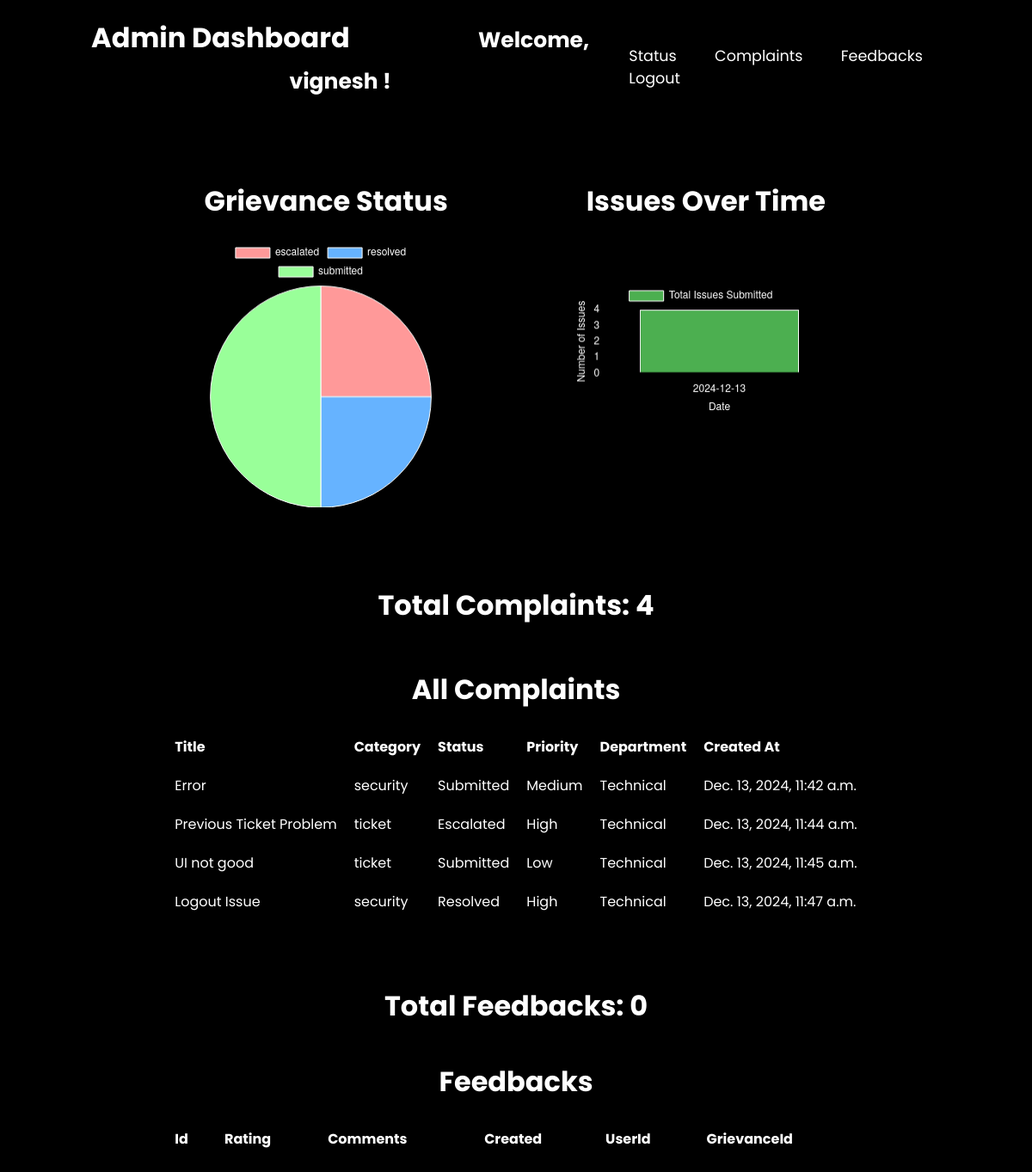
/admin_dashboard/ (signed in), run on an earlier commit of the app's database.
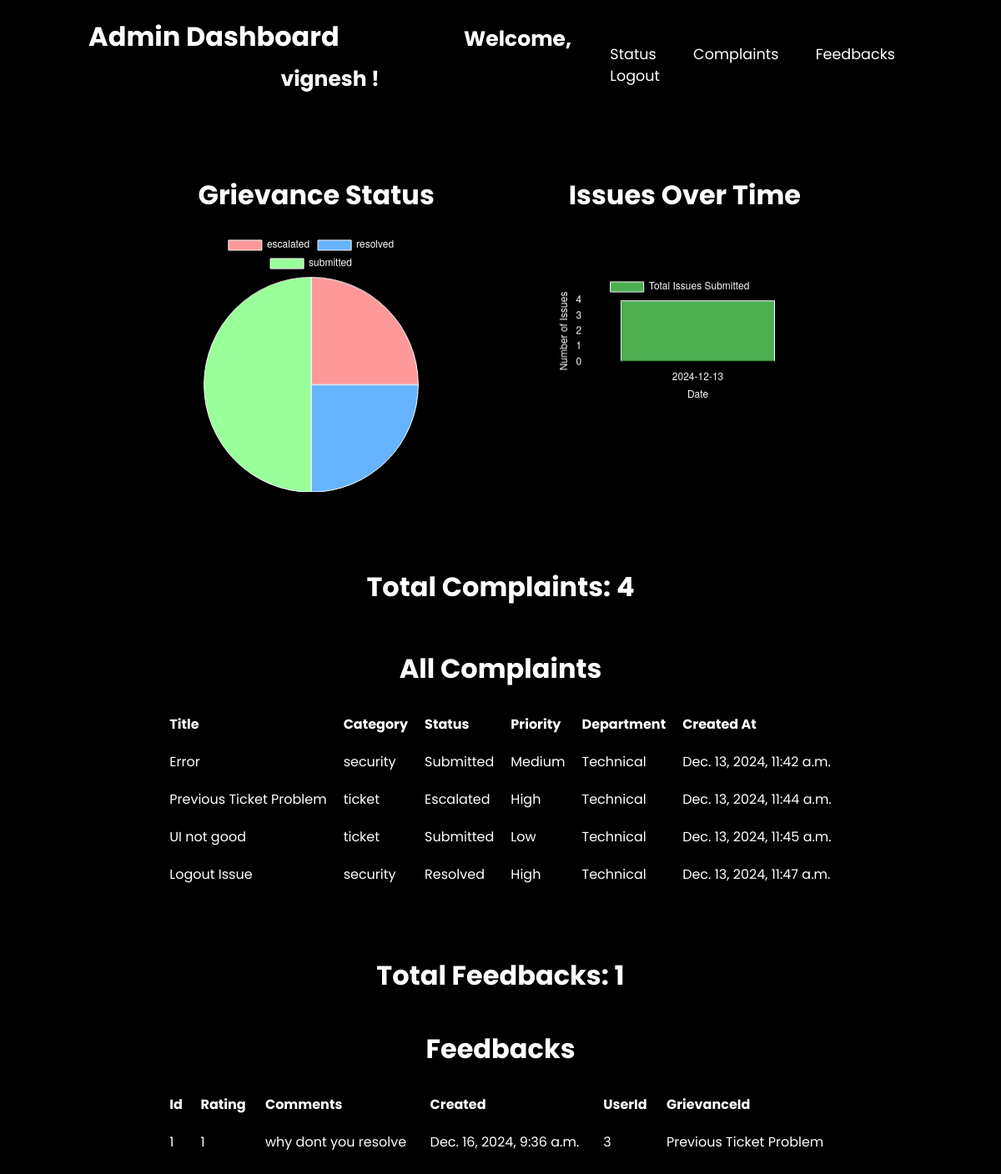
And on a later commit of the database.
### myapp/models.py (models this page shows, shortened)
class User(AbstractUser):
    ROLE_CHOICES = [
        ('admin', 'Admin'),
        ('user', 'User'),
        ('staff', 'Staff'),
    ]
    name = models.CharField(max_length=100)
    email = models.EmailField(unique=True)
    phone = models.CharField(max_length=15, unique=True)
    is_active = models.BooleanField(default=True)
    is_staff = models.BooleanField(default=False)
    is_superuser = models.BooleanField(default=False)
    is_admin = models.BooleanField(default=False)
    role = models.CharField(max_length=50, default='user')
    department = models.CharField(max_length=50, default='')
    objects = UserManager()
    USERNAME_FIELD = 'email'
    REQUIRED_FIELDS = ['name', 'phone']
    def is_staff(self):
        "Is the user a member of staff?"
        return self.is_admin

class Grievance(models.Model):
    STATUS_CHOICES = [
        ('submitted', 'Submitted'),
        ('under_review', 'Under Review'),
        ('resolved', 'Resolved'),
        ('escalated', 'Escalated'),
    ]
    PRIORITY_CHOICES = [
        ('low', 'Low'),
        ('medium', 'Medium'),
        ('high', 'High'),
    ]
    user = models.CharField(max_length=200,default='anonyms') #models.ForeignKey(User, on_delete=models.CASCADE, related_name="grievances")
    title = models.CharField(max_length=200)
    description = models.TextField()
    category = models.CharField(max_length=200,default='security') #models.ForeignKey(Category, on_delete=models.SET_NULL, null=True)
    status = models.CharField(max_length=20, choices=STATUS_CHOICES, default='submitted')
    priority = models.CharField(max_length=10, choices=PRIORITY_CHOICES, default='low')
    department = models.CharField(max_length=200,default='Technical') #models.ForeignKey(Department, on_delete=models.SET_NULL, null=True, related_name="grievances")
    created_at = models.DateTimeField(auto_now_add=True)
    updated_at = models.DateTimeField(auto_now=True)
    def __str__(self):
        return self.title

class Feedback(models.Model):
    grievance = models.OneToOneField(Grievance, on_delete=models.CASCADE, related_name="feedback")
    user = models.ForeignKey(User, on_delete=models.CASCADE)
    rating = models.IntegerField(validators=[MinValueValidator(1), MaxValueValidator(5)])
    comments = models.TextField(null=True, blank=True)
    created_at = models.DateTimeField(auto_now_add=True)

### myapp/views.py (the view)
# urls.py: path('admin_dashboard/', views.admin_dashboard, name='admin_dashboard'),
def admin_dashboard(request):
    if not request.user.is_authenticated or request.user.role != 'admin':
        return redirect('home')
    status_counts = Grievance.objects.values('status').annotate(count=Count('status'))
    status_data = {status['status']: status['count'] for status in status_counts}
    total_complaints = Grievance.objects.count()
    all_complaints = Grievance.objects.all()
    feedbacks = Feedback.objects.all()
    total_fb = Feedback.objects.count()
    timeline_data = Grievance.objects.annotate(date=TruncDate('created_at')) \
                                    .values('date') \
                                    .annotate(count=Count('id')) \
                                    .order_by('date')
    formatted_timeline_data = [
        {'date': str(item['date']), 'count': item['count']}
        for item in timeline_data
    ]
    context = {
        'status_data': json.dumps(status_data),
        'timeline_data': json.dumps(formatted_timeline_data),
        'total_complaints': total_complaints,
        'all_complaints': all_complaints,
        'feedbacks' : feedbacks,
        'countfb' : total_fb,
    }
    return render(request, 'myapp/admin_dashboard.html', context)

### myapp/templates/myapp/admin_dashboard.html (shortened to what this page needs)
<!DOCTYPE html>
<html lang="en">
    <head>
        {% load static %}
        <link rel="stylesheet" href="{% static 'css/style.css' %}">
    </head>
    <body>
        <header>
            <h2 class="logo" id="1">Admin Dashboard &nbsp;&nbsp;&nbsp;&nbsp;&nbsp;&nbsp;&nbsp;&nbsp;&nbsp;&nbsp;&nbsp;&nbsp;&nbsp;&nbsp;&nbsp;&nbsp;&nbsp;&nbsp;&nbsp;&nbsp;&nbsp;<span style="font-size: 25px;">Welcome,  {{ user.name }} !</span></h2>
            <nav class="navigation">
                <a href="#" class="viewusers">Status</a>
                <a href="#totalcomplaints" class="viewcomplaints">Complaints</a>
                <a href="#4" >Feedbacks</a>
                <a href="{% url 'logout' %}">Logout</a>
            </nav>
        </header>
        <main>
            <div class="chart-container" id="123">
                <div class="chart-left" style="margin-right: 90px;">
                    <h2 style="color: #fff;">Grievance Status</h2>
                    <canvas id="statusChart"></canvas>
                </div>
                <div class="chart-right">
                    <h2 style="color: #fff; margin-bottom: 70px;">Issues Over Time</h2>
                    <canvas id="timelineChart"></canvas>
                </div>
            </div>
            <div class="total-complaints" id="totalcomplaints" style="text-align: center; margin-top: 20px;">
                <h2 style="color: #fff;">Total Complaints: {{ total_complaints }}</h2>
            </div>
            <div class="complaints-table" style="margin-top: 50px;">
                <h2 style="color: #fff; text-align: center;">All Complaints</h2>
                <table style="width: 100%; color: #fff; border-collapse: collapse;">
                    <thead>
                        <tr>
                            <th style="padding: 10px; text-align: left;">Title</th>
                            <th style="padding: 10px; text-align: left;">Category</th>
                            <th style="padding: 10px; text-align: left;">Status</th>
                            <th style="padding: 10px; text-align: left;">Priority</th>
                            <th style="padding: 10px; text-align: left;">Department</th>
                            <th style="padding: 10px; text-align: left;">Created At</th>
                        </tr>
                    </thead>
                    <tbody>
                        {% for complaint in all_complaints %}
                            <tr>
                                <td style="padding: 10px;">{{ complaint.title }}</td>
                                <td style="padding: 10px;">{{ complaint.category }}</td>
                                <td style="padding: 10px;">{{ complaint.get_status_display }}</td>
                                <td style="padding: 10px;">{{ complaint.get_priority_display }}</td>
                                <td style="padding: 10px;">{{ complaint.department }}</td>
                                <td style="padding: 10px;">{{ complaint.created_at }}</td>
                            </tr>
                        {% endfor %}
                    </tbody>
                </table>
            </div>
            <div class="total-complaints" id="4" style="text-align: center; margin-top: 75px;">
                <h2 style="color: #fff;">Total Feedbacks: {{ countfb }}</h2>
            </div>
            <div class="complaints-table" style="margin-top: 40px;" >
                <h2 style="color: #fff; text-align: center;">Feedbacks</h2>
                <table style="width: 100%; color: #fff; border-collapse: collapse;">
                    <thead>
                        <tr>
                            <th style="padding: 10px; text-align: left;">Id</th>
                            <th style="padding: 10px; text-align: left;">Rating</th>
                            <th style="padding: 10px; text-align: left;">Comments</th>
                            <th style="padding: 10px; text-align: left;">Created</th>
                            <th style="padding: 10px; text-align: left;">UserId</th>
                            <th style="padding: 10px; text-align: left;">GrievanceId</th>
                        </tr>
                    </thead>
                    <tbody>
                        {% for feedback in feedbacks %}
                            <tr>
                                <td style="padding: 10px;">{{ feedback.id }}</td>
                                <td style="padding: 10px;">{{ feedback.rating }}</td>
                                <td style="padding: 10px;">{{ feedback.comments }}</td>
                                <td style="padding: 10px;">{{ feedback.created_at }}</td>
                                <td style="padding: 10px;">{{ feedback.user_id }}</td>
                                <td style="padding: 10px;">{{ feedback.grievance }}</td>
                            </tr>
                        {% endfor %}
                    </tbody>
                </table>
            </div>
        </main>
    </body>
</html>

### myapp/static/css/style.css (style rules this page uses)
* { margin: 0; padding: 0; box-sizing: border-box; font-family: 'Poppins', sans-serif; }
body { display: flex; justify-content: center; align-items: center; min-height: 100vh; background-color: black; background-size: cover; background-position: center; }
header { position: fixed; top: 0; left: 0; width: 100%; padding: 20px 100px; display: flex; justify-content: space-between; align-items: center; z-index: 99; backdrop-filter: blur(20px); }
.logo { font-size: 2em; color: #fff; }
.navigation a { font-size: 1.1em; color: #fff; text-decoration: none; margin-left: 40px; }
.navigation a::after { content: ''; position: absolute; left: 0; bottom: 0px; width: 100%; height: 3px; background: #fff; border-radius: 5px; transform-origin: right; transform: scaleX(0); transition: transform .5s; }
main { padding: 180px 20px 100px 20px; backdrop-filter: blur(5px); border-radius: 10px; box-shadow: 0 0 15px rgba(0, 0, 0, 0.2); }
h2 { font-size: 2em; color: #ffffff; margin-bottom: 20px; }

### myapp/templates/myapp/admin_dashboard.html (style rules this page uses)
.chart-container { display: flex; justify-content: space-between; gap: 20px; margin-bottom: 60px; padding: 20px; backdrop-filter: blur(15px); border-radius: 10px; box-shadow: 0 0 15px rgba(0, 0, 0, 0.1); color: #ffffff; background: rgba(0, 0, 0, 0.6); }
.chart-left, .chart-right { flex: 1; padding: 10px; }
h2 { font-size: 2em; color: #ffffff; margin-bottom: 20px; text-align: center; }
canvas { max-width: 300px; height: 300px; background-color: transparent; border-radius: 10px; }

What changed in the data, as far as the page shows it:
added Feedback: id "1", rating "1", comments "why dont you resolve", created_at "Dec. 16, 2024, 9:36 a.m.", user_id "3", grievance "Previous Ticket Problem"
Also different on the page:
{{ countfb }}: "0" → "1"
